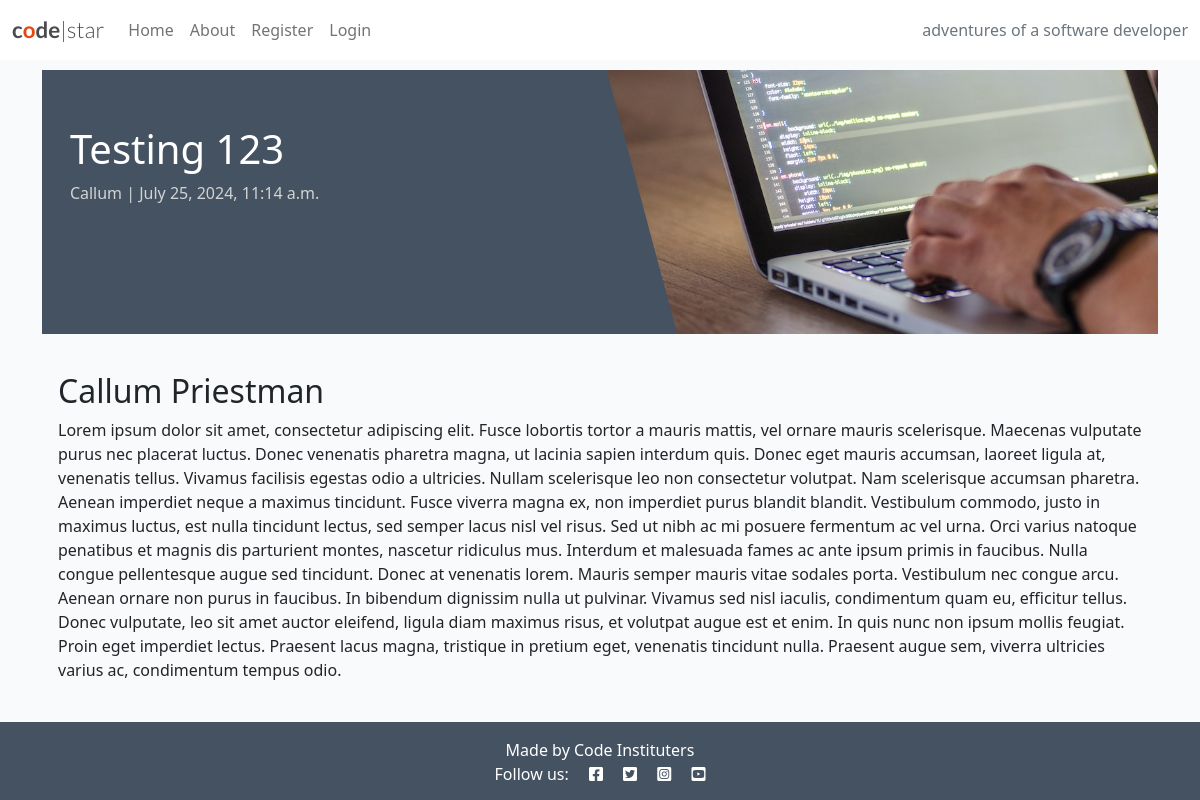
The page /testing-1-2-3/ on the database its author committed.
### blog/models.py (models this page shows, shortened)
class Post(models.Model):
    title = models.CharField(max_length=200, unique=True)
    slug = models.SlugField(max_length=200, unique=True)
    author = models.ForeignKey(
        User, on_delete=models.CASCADE, related_name="blog_posts"
    )
    content = models.TextField()
    created_on = models.DateTimeField(auto_now_add=True)
    status = models.IntegerField(choices=STATUS, default=0)
    excerpt = models.TextField(blank=True)
    updated_on = models.DateTimeField(auto_now=True)
    class Meta:
        ordering = ["-created_on"]

### blog/views.py (the view)
# urls.py: path('<slug:slug>/', views.post_detail, name='post_detail'),
def post_detail(request, slug):
    queryset = Post.objects.filter(status=1)
    post = get_object_or_404(queryset, slug=slug)
    return render(
        request,
        "blog/post_detail.html",
        {"post": post,
         "coder": "Callum Priestman"},
    )

### blog/templates/blog/post_detail.html
{% extends 'base.html' %} {% block content %}
{% load static %}
<div class="masthead">
    <div class="container">
        <div class="row g-0">
            <div class="col-md-6 masthead-text">
                <h1 class="post-title">{{ post.title }}</h1>
                <p class="post-subtitle">{{ post.author }} | {{ post.created_on }}</p>
            </div>
            <div class="d-none d-md-block col-md-6 masthead-image">
                <img src="{% static 'images/default.jpg' %}" class="scale" alt="placeholder">
            </div>
        </div>
    </div>
</div>
<div class="container">
    <div class="row">
        <div class="col card mb-4  mt-3 left  top">
            <div class="card-body">
                <h2>{{ coder }}</h2>
                <p class="card-text">
                    {{ post.content | safe }}
                </p>
            </div>
        </div>
    </div>
</div>
{% endblock content %}

### static/css/style.css (style rules this page uses)
body { background-color: #F9FAFC; }
.main-bg { background-color: #F9FAFC; }
.card { border: none; background-color: transparent; }
.scale { width: 100%; height: auto; }
.masthead { margin-top: 10px; overflow: hidden; position: relative; display: inline-block; height: 33vh; width: 100%; }
.masthead-text { background-color: #445261; color: white; position: relative; }
.masthead-image { position: relative; overflow: hidden; }
.masthead-image:after { content: ""; position: absolute; top: 0; right: 90%; height: 100%; width: 150%; background: #445261; -webkit-transform: skew(15deg); -moz-transform: skew(15deg); transform: skew(15deg); z-index: 100; }
.post-title { margin-top: 10%; margin-left: 5%; }
.post-subtitle { margin-left: 5%; color: lightgray; }

### rows shown on the page
Post: title "Testing 123", author "Callum", created_on "July 25, 2024, 11:14 a.m.", content "Lorem ipsum dolor sit amet, consectetur adipiscing elit. Fusce lobortis tortor a mauris mattis, vel ornare mauris scelerisque. Maecenas vulputate purus nec placerat luctus. Donec venenatis pharetra magna, ut lacinia sapien interdum quis. Donec eget mauris accumsan, laoreet ligula at, venenatis tellus. Vivamus facilisis egestas odio a ultricies. Nullam scelerisque leo non consectetur volutpat. Nam scelerisque accumsan pharetra. Aenean imperdiet neque a maximus tincidunt. Fusce viverra magna ex, non imperdiet purus blandit blandit. Vestibulum commodo, justo in maximus luctus, est nulla tincidunt lectus, sed semper lacus nisl vel risus. Sed ut nibh ac mi posuere fermentum ac vel urna. Orci…"

### other values the page prints
{{ coder }} "Callum Priestman"
